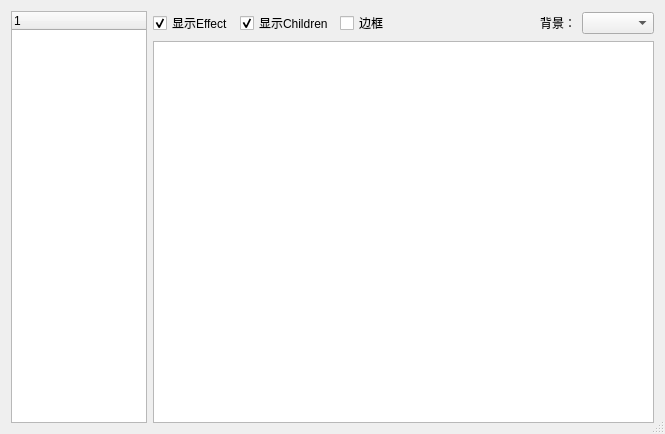
<?xml version="1.0" encoding="UTF-8"?>
<ui version="4.0">
 <class>BkeSpriteViewer</class>
 <widget class="QDialog" name="BkeSpriteViewer">
  <property name="enabled">
   <bool>true</bool>
  </property>
  <property name="geometry">
   <rect>
    <x>0</x>
    <y>0</y>
    <width>665</width>
    <height>434</height>
   </rect>
  </property>
  <property name="windowTitle">
   <string>BkeSpriteViewer</string>
  </property>
  <property name="sizeGripEnabled">
   <bool>true</bool>
  </property>
  <layout class="QGridLayout" name="gridLayout">
   <item row="0" column="0">
    <widget class="QSplitter" name="splitter">
     <property name="enabled">
      <bool>true</bool>
     </property>
     <property name="orientation">
      <enum>Qt::Horizontal</enum>
     </property>
     <property name="handleWidth">
      <number>0</number>
     </property>
     <property name="childrenCollapsible">
      <bool>false</bool>
     </property>
     <widget class="QTreeWidget" name="treeWidget">
      <property name="enabled">
       <bool>true</bool>
      </property>
      <property name="font">
       <font>
        <kerning>false</kerning>
       </font>
      </property>
      <property name="verticalScrollBarPolicy">
       <enum>Qt::ScrollBarAsNeeded</enum>
      </property>
      <property name="horizontalScrollBarPolicy">
       <enum>Qt::ScrollBarAlwaysOff</enum>
      </property>
      <property name="sizeAdjustPolicy">
       <enum>QAbstractScrollArea::AdjustToContents</enum>
      </property>
      <property name="editTriggers">
       <set>QAbstractItemView::NoEditTriggers</set>
      </property>
      <property name="alternatingRowColors">
       <bool>true</bool>
      </property>
      <property name="textElideMode">
       <enum>Qt::ElideNone</enum>
      </property>
      <property name="verticalScrollMode">
       <enum>QAbstractItemView::ScrollPerPixel</enum>
      </property>
      <property name="indentation">
       <number>12</number>
      </property>
      <attribute name="headerVisible">
       <bool>true</bool>
      </attribute>
      <attribute name="headerStretchLastSection">
       <bool>true</bool>
      </attribute>
      <column>
       <property name="text">
        <string notr="true">1</string>
       </property>
      </column>
     </widget>
     <widget class="QWidget" name="">
      <layout class="QVBoxLayout" name="verticalLayout">
       <property name="leftMargin">
        <number>6</number>
       </property>
       <item>
        <layout class="QHBoxLayout" name="horizontalLayout_2">
         <item>
          <widget class="QCheckBox" name="checkBox">
           <property name="text">
            <string>显示Effect</string>
           </property>
           <property name="checked">
            <bool>true</bool>
           </property>
          </widget>
         </item>
         <item>
          <widget class="QCheckBox" name="checkBox_2">
           <property name="text">
            <string>显示Children</string>
           </property>
           <property name="checked">
            <bool>true</bool>
           </property>
          </widget>
         </item>
         <item>
          <widget class="QCheckBox" name="checkBox_3">
           <property name="text">
            <string>边框</string>
           </property>
          </widget>
         </item>
         <item>
          <spacer name="horizontalSpacer">
           <property name="orientation">
            <enum>Qt::Horizontal</enum>
           </property>
           <property name="sizeType">
            <enum>QSizePolicy::MinimumExpanding</enum>
           </property>
           <property name="sizeHint" stdset="0">
            <size>
             <width>10</width>
             <height>20</height>
            </size>
           </property>
          </spacer>
         </item>
         <item>
          <widget class="QLabel" name="label">
           <property name="text">
            <string>背景：</string>
           </property>
          </widget>
         </item>
         <item>
          <widget class="QComboBox" name="comboBox">
           <property name="currentIndex">
            <number>-1</number>
           </property>
          </widget>
         </item>
        </layout>
       </item>
       <item>
        <widget class="QGraphicsView" name="graphicsView"/>
       </item>
      </layout>
     </widget>
    </widget>
   </item>
  </layout>
 </widget>
 <resources/>
 <connections/>
</ui>
